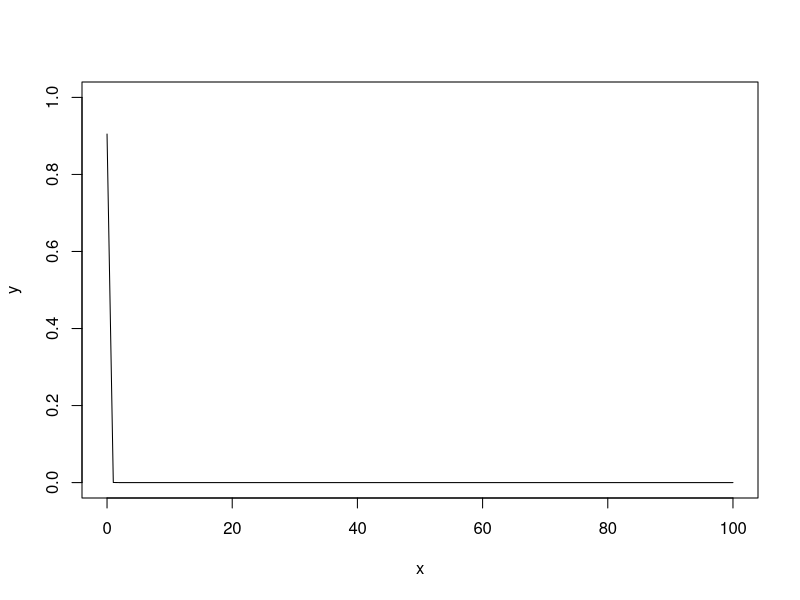
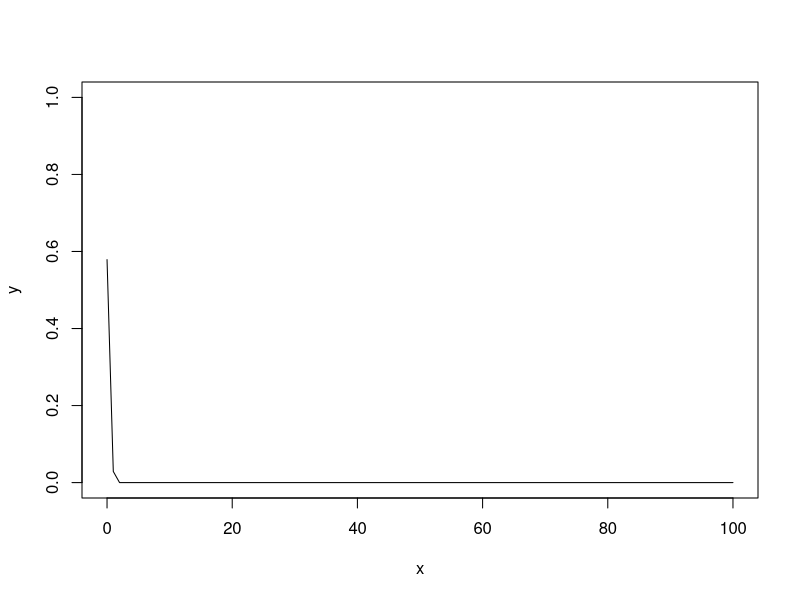
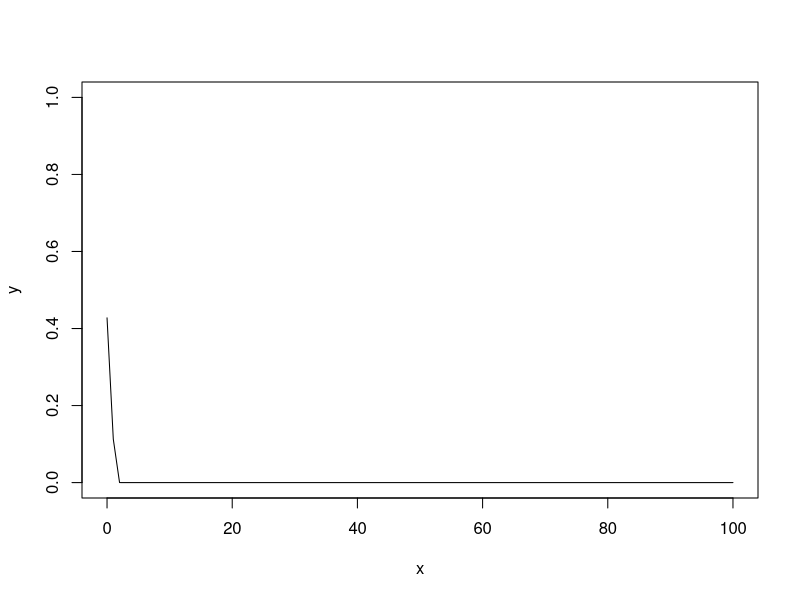
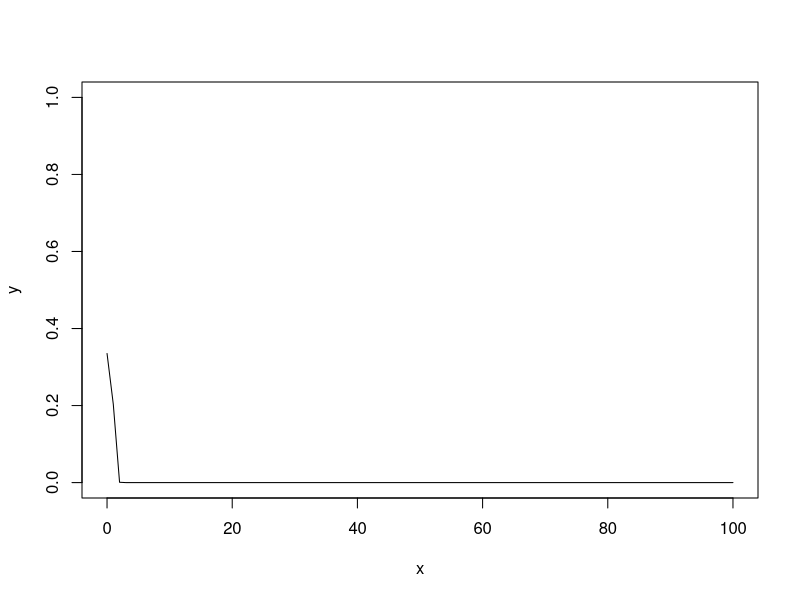
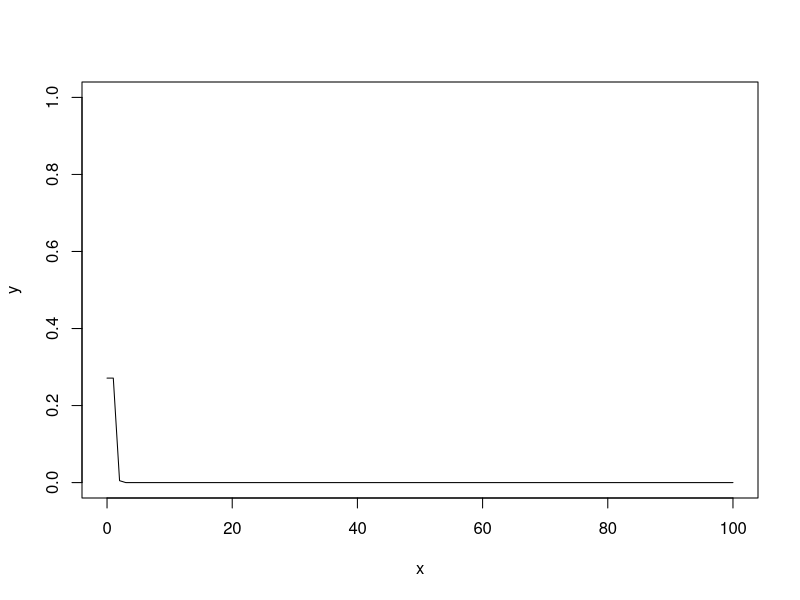
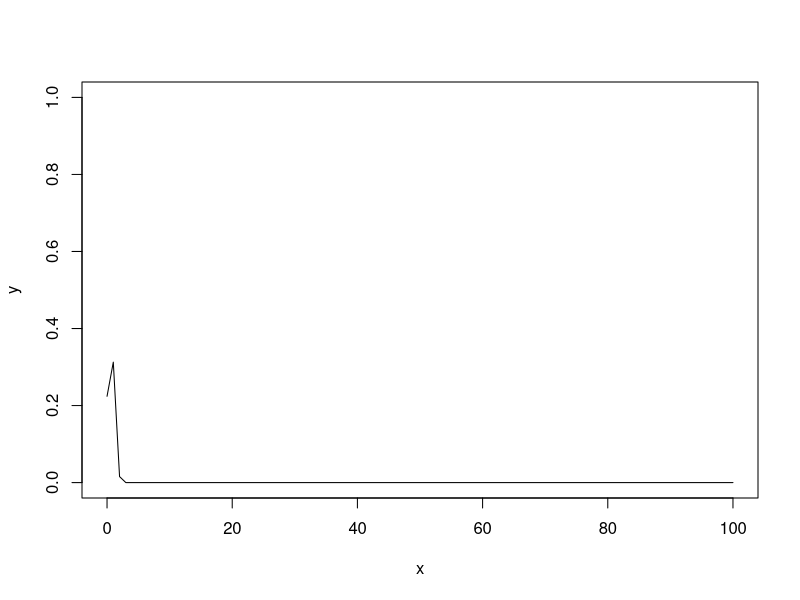
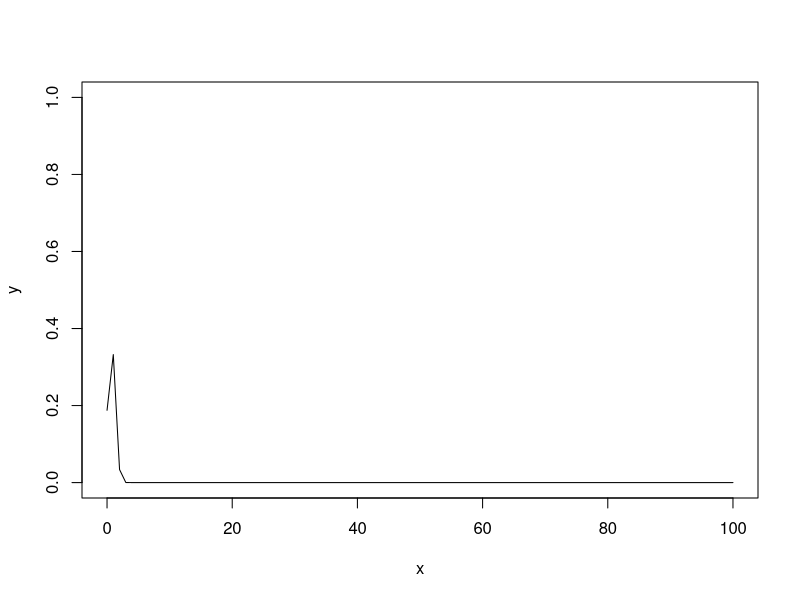
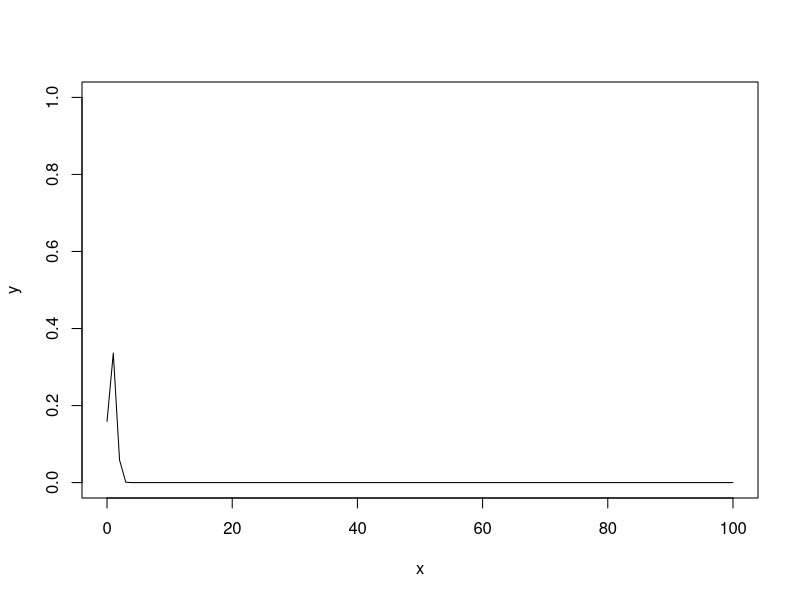

The R source for these figures, in order:
generalwave <- function(C, alpha, beta, gamma, T){

	x = seq(0,100,1)
	
	t = 1 

	while(t < T){


		y = (C / sqrt(t) ) * exp(- ((alpha *t - beta*x)^2)/ (gamma * t))
		plot(x,y, type="l", ylim=c(0,1))
		t = t + 1 
	}
}

generalwave(1,0.1,1,0.1, 1000)
